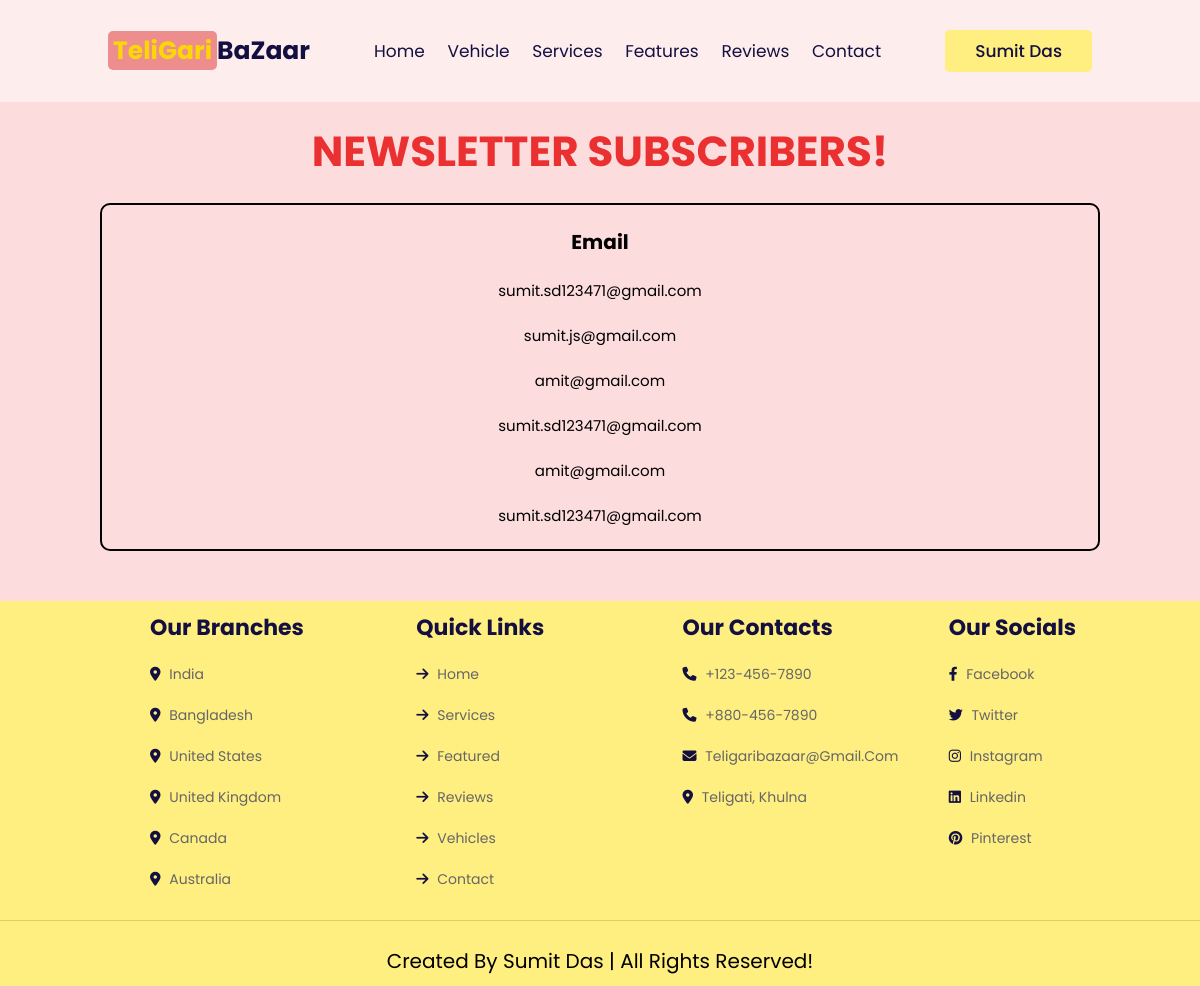
/control_panel/subscribers.php (signed in), run on the app's committed database.
### tables this page shows
CREATE TABLE `newsletter` (
  `email` varchar(255) NOT NULL
);

### control_panel/subscribers.php (the view, shortened to what this page needs)
<?php
@include '../config.php';
$sql = "SELECT * FROM newsletter";
$result = $conn->query($sql);
$newsletter = array();
if ($result->num_rows > 0) {
    while ($row = $result->fetch_assoc()) {
        $newsletter[] = $row;
    }
}
?>
<!DOCTYPE html>
<html>
<head>
    <link rel="stylesheet" href="https://cdn.jsdelivr.net/npm/swiper@9/swiper-bundle.min.css" />
    <link rel="stylesheet" href="https://cdnjs.cloudflare.com/ajax/libs/font-awesome/6.4.0/css/all.min.css">
    <link rel="stylesheet" href="control_panel.css">
</head>
<body>
<header class="header">
    <a href="../admin_page.php" class="logo"><span>TeliGari</span>BaZaar</a>
    <nav class="navbar">
        <a href="../admin_page.php#home">home</a>
        <a href="../admin_page.php#vehicles">vehicle</a>
        <a href="../admin_page.php#services">services</a>
        <a href="../admin_page.php#features">features</a>
        <a href="../admin_page.php#reviews">reviews</a>
        <a href="../admin_page.php#contact">contact</a>
    </nav>
    <div id="profile-btn" class="profile-btn-container">
        <div class="btn-wrapper">
        <button class="btn">
            <span>
                <?php
                    echo $_SESSION['admin_name'];
                ?>
            </span>
        </button>
        </div>
    </div>
</header>
    <h1>Newsletter Subscribers!</h1>
    <div class="show-container">
        <table>
            <tr class="appointments">
                <th>Email</th>
            </tr>
            <?php foreach($newsletter as $newsletter): ?>
            <tr class="appointments">
                <td><?php echo $newsletter['email']; ?></td>
            </tr>
            <?php endforeach; ?>
        </table>
    </div>
    <section class="footer">
        <div class="box-container">
            <div class="box">
                <h3>Our branches</h3>
                <a href="#"><i class="fas fa-map-marker-alt"></i> India  </a>
                <a href="#"><i class="fas fa-map-marker-alt"></i> Bangladesh </a>
                <a href="#"><i class="fas fa-map-marker-alt"></i> United States </a>
                <a href="#"><i class="fas fa-map-marker-alt"></i> United Kingdom </a>
                <a href="#"><i class="fas fa-map-marker-alt"></i> Canada </a>
                <a href="#"><i class="fas fa-map-marker-alt"></i> Australia </a>
            </div>
            <div class="box">
                <h3>Quick links</h3>
                <a href="#home"><i class="fas fa-arrow-right"></i> home </a>
                <a href="#services"><i class="fas fa-arrow-right"></i> services </a>
                <a href="#features"><i class="fas fa-arrow-right"></i> featured </a>
                <a href="#reviews"><i class="fas fa-arrow-right"></i> reviews </a>
                <a href="#vehicles"><i class="fas fa-arrow-right"></i> vehicles </a>
                <a href="#contact"><i class="fas fa-arrow-right"></i> contact </a>
            </div>
            <div class="box">
                <h3>Our Contacts</h3>
                <a href="#"><i class="fas fa-phone"></i> +123-456-7890 </a>
                <a href="#"><i class="fas fa-phone"></i> +880-456-7890 </a>
                <a href="#"><i class="fas fa-envelope"></i> teligaribazaar@gmail.com </a>
                <a href="https://goo.gl/maps/TYBkx1Zyn6mCJZJL7"><i class="fas fa-map-marker-alt"></i> Teligati, Khulna</a>
            </div>
            <div class="box">
                <h3>Our Socials</h3>
                <a href="https://www.facebook.com/Mar4KoV"><i class="fab fa-facebook-f"></i> facebook </a>
                <a href="https://twitter.com/_su_mit_77"><i class="fab fa-twitter"></i> twitter </a>
                <a href="https://www.instagram.com/su._.mit_____/"><i class="fab fa-instagram"></i> instagram </a>
                <a href="https://www.linkedin.com/in/sumitdas77/"><i class="fab fa-linkedin"></i> linkedin </a>
                <a href="https://www.pinterest.com/sumitsd123471/"><i class="fab fa-pinterest"></i> pinterest </a>
            </div>
        </div>
        <div class="credit">Created by Sumit Das | all rights reserved!</div>
    </section>
</body>
</html>

### control_panel/control_panel.css (style rules this page uses)
:root { --yellow: #f9d806; --light-yellow: #ffee80; --black: #130f40; --light-color: #666; --cream: #ee8d8d; --red: #ea3030; --change: rgb(187, 254, 254); --border: .1rem solid rgba(0, 0, 0, 0.139); --box-shadow: 0 .5rem 1rem rgba(0, 0, 0, 0.251); }
* { font-family: 'Poppins', sans-serif; margin: 0; padding: 0; box-sizing: border-box; outline: none; border: none; text-decoration: none; text-transform: capitalize; transition: all 0.2s linear; }
html { font-size: 62.5%; overflow-x: hidden; scroll-padding-top: 7rem; scroll-behavior: smooth; }
body { background: #fcdcdc; }
.header { position: fixed; top: 0; left: 0; right: 0; z-index: 999; background: #fdeded; display: flex; align-items: center; justify-content: space-between; padding: 3rem 9%; }
.header .logo { font-size: 2.5rem; color: var(--black); font-weight: bolder; }
.header .logo span { color: var(--yellow); background-color: var(--cream); border-radius: 5px; padding: 2px 5px; }
.header .navbar a { font-size: 1.7rem; margin: 0 1rem; color: var(--black); }
.header .btn { margin-top: 0; }
.btn-wrapper { display: grid; place-content: center; }
.btn-wrapper button { display: flex; }
.profile-btn-container { position: relative; }
h1 { margin-top: 12rem; text-align: center; font-size: 3.5vw; text-transform: uppercase; color: var(--red); }
.btn { display: inline-block; margin-top: 1rem; border-radius: 0.5rem; background: var(--light-yellow); color: var(--black); font-weight: 500; font-size: 1.7rem; cursor: pointer; padding: 0.8rem 3rem; }
.show-container { padding-bottom: 5rem; display: grid; grid-template-columns: repeat(auto-fit, minmax(25rem, 1fr)); gap: 2rem; background: #fcdcdc; margin-left: 10rem; margin-right: 10rem; }
.show-container table { text-align: center; border: 2px solid; border-radius: 1rem; padding: 2rem; margin-top: 2rem; }
.show-container table .appointments th { font-size: 2rem; }
.show-container table td { padding-top: 2rem; font-size: 1.5rem; text-transform: lowercase; }
.footer { background: var(--light-yellow); }
.footer .box-container { padding-left: 15rem; display: grid; grid-template-columns: repeat(auto-fit, minmax(25rem, 1fr)); gap: 1.5rem; }
.footer .box-container .box h3 { color: var(--black); font-size: 2.2rem; padding: 1rem 0; }
.footer .box-container .box a { color: var(--light-color); font-size: 1.4rem; display: block; padding: 1rem 0; }
.footer .box-container .box a i { padding-right: .5rem; color: var(--black); }
.footer .credit { text-align: center; border-top: var(--border); padding: 1rem; padding-top: 2.5rem; margin-top: 2rem; font-size: 2rem; }

### data on the page
newsletter: email "sumit.sd123471@gmail.com"
newsletter: email "sumit.js@gmail.com"
newsletter: email "amit@gmail.com"
newsletter: email "sumit.sd123471@gmail.com"
newsletter: email "amit@gmail.com"
newsletter: email "sumit.sd123471@gmail.com"

### other printed values
$_SESSION['admin_name'] "Sumit Das"
